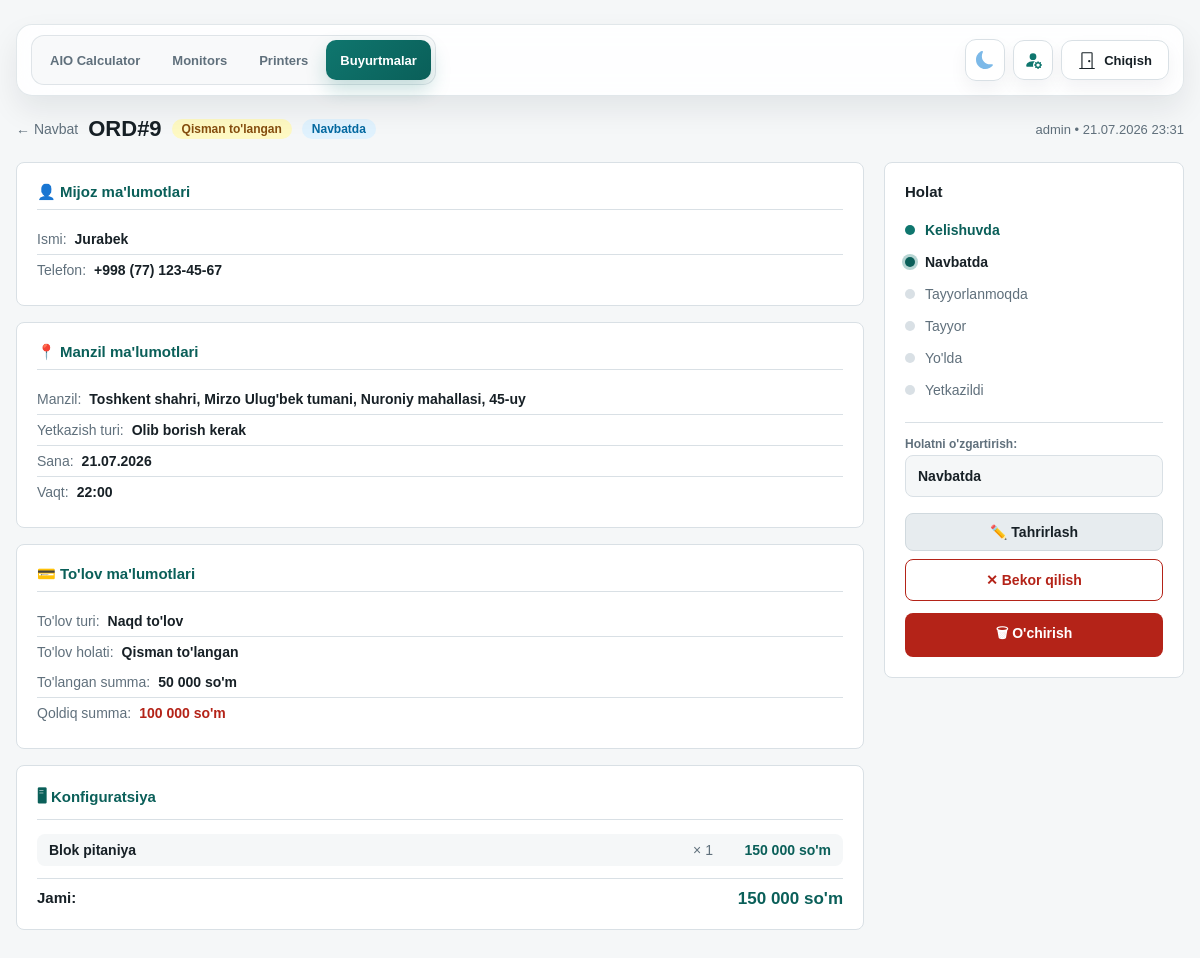
The app's page /orders/9/ (signed in), older data.
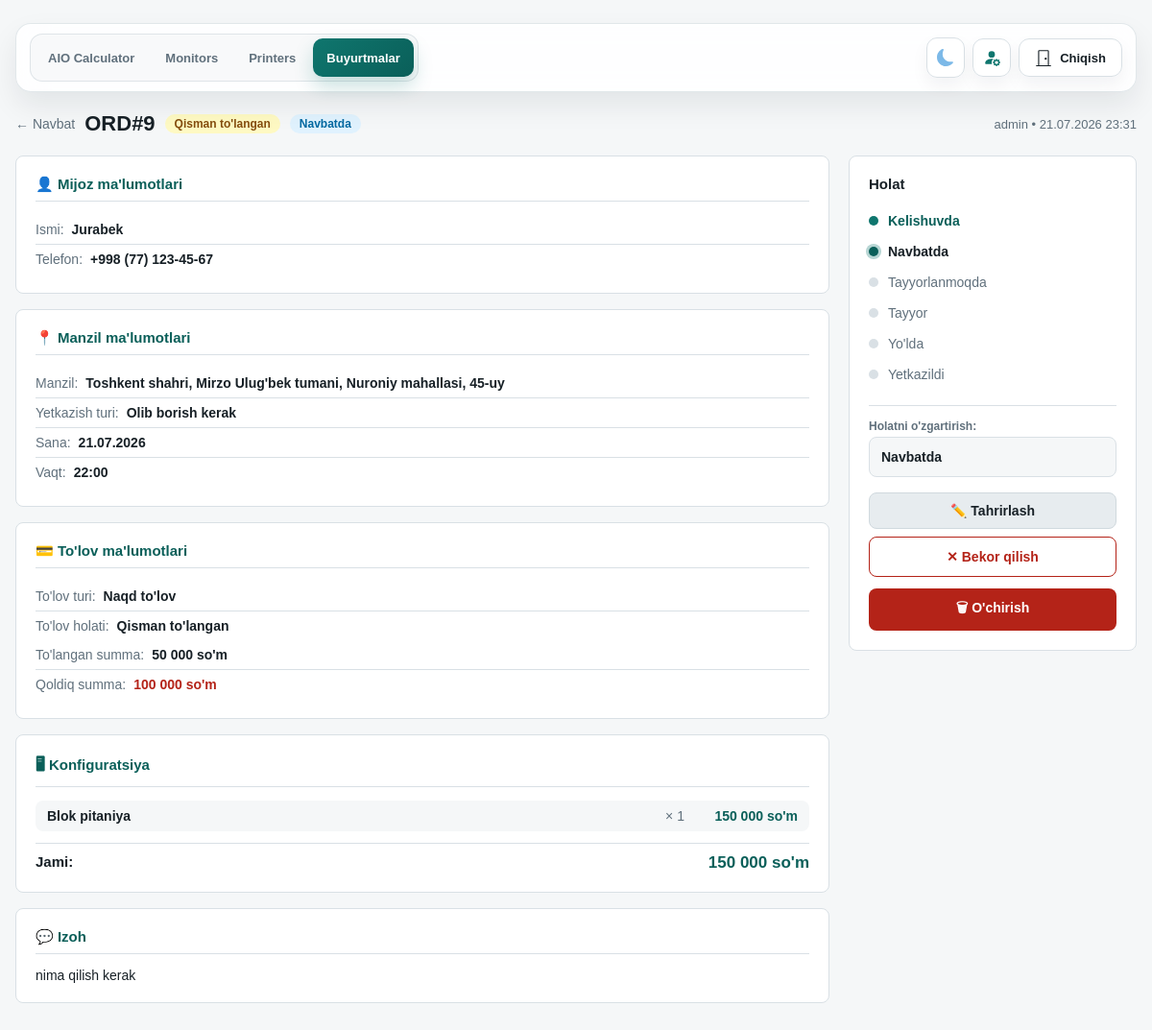
The same page, newer data.
### orders/models.py (models this page shows, shortened)
class Order(models.Model):
    class DeliveryType(models.TextChoices):
        DELIVERY = "DELIVERY", "Olib borish kerak"
        POST = "POST", "Pochta (BTS, UzPost, YandexGo...)"
        PICKUP = "PICKUP", "Olib ketadi"
    class PaymentType(models.TextChoices):
        CASH = "CASH", "Naqd to'lov"
        CARD = "CARD", "Kartadan to'lov"
        TRANSFER = "TRANSFER", "Bank orqali"
        CASH_CARD = "CASH_CARD", "Aralash to'lov"
    class PaymentStatus(models.TextChoices):
        UNPAID = "UNPAID", "To'lanmagan"
        ON_DELIVERY = "ON_DELIVERY", "Yetkazilganda to'lanadi"
        ON_PICKUP = "ON_PICKUP", "Olib ketishda to'lanadi"
        PARTIAL = "PARTIAL", "Qisman to'langan"
        PAID = "PAID", "To'langan"
    class ProductionStatus(models.TextChoices):
        AGREED = "AGREED", "Kelishuvda"
        QUEUED = "QUEUED", "Navbatda"
        IN_PROGRESS = "IN_PROGRESS", "Tayyorlanmoqda"
        READY = "READY", "Tayyor"
        SHIPPING = "SHIPPING", "Yo'lda"
        DELIVERED = "DELIVERED", "Yetkazildi"
        ON_HOLD = "ON_HOLD", "To'xtatildi"
        CANCELLED = "CANCELLED", "Bekor qilindi"
    DELIVERY_STATUS_FLOWS = {
        DeliveryType.DELIVERY: [
            ProductionStatus.AGREED,
            ProductionStatus.QUEUED,
            ProductionStatus.IN_PROGRESS,
            ProductionStatus.READY,
            ProductionStatus.SHIPPING,
            ProductionStatus.DELIVERED,
        ],
        DeliveryType.POST: [
            ProductionStatus.AGREED,
            ProductionStatus.QUEUED,
            ProductionStatus.IN_PROGRESS,
            ProductionStatus.READY,
            ProductionStatus.SHIPPING,
            ProductionStatus.DELIVERED,
        ],
        DeliveryType.PICKUP: [
            ProductionStatus.AGREED,
            ProductionStatus.QUEUED,
            ProductionStatus.IN_PROGRESS,
            ProductionStatus.READY,
            ProductionStatus.DELIVERED,
        ],
    }
    GLOBAL_PRODUCTION_STATUSES = [
        ProductionStatus.CANCELLED,
        ProductionStatus.ON_HOLD,
    ]
    DELIVERY_STATUS_LABELS = {
        DeliveryType.DELIVERY: {
            ProductionStatus.SHIPPING: "Yo'lda",
            ProductionStatus.DELIVERED: "Yetkazildi",
        },
        DeliveryType.POST: {
            ProductionStatus.SHIPPING: "Jo'natildi",
            ProductionStatus.DELIVERED: "Qabul qilib oldi",
        },
        DeliveryType.PICKUP: {
            ProductionStatus.DELIVERED: "Olib ketildi",
        },
    }
    order_number = models.CharField(
        max_length=24, unique=True, blank=True, null=True, verbose_name="Buyurtma raqami"
    )
    sold_by = models.ForeignKey(
        User, on_delete=models.PROTECT, related_name="orders", verbose_name="Sotuvchi"
    )
    customer_name = models.CharField(max_length=120, verbose_name="Mijoz ismi")
    customer_phone = models.CharField(max_length=30, verbose_name="Telefon raqami")
    region = models.CharField(max_length=80, verbose_name="Viloyat")
    district = models.CharField(max_length=80, verbose_name="Tuman")
    city = models.CharField(max_length=80, verbose_name="Shahar")
    landmark = models.CharField(max_length=200, blank=True, verbose_name="Mo'ljal")
    delivery_type = models.CharField(
        max_length=20, choices=DeliveryType.choices, verbose_name="Yetkazish turi"
    )
    payment_type = models.CharField(
        max_length=20, choices=PaymentType.choices, verbose_name="To'lov turi"
    )
    payment_status = models.CharField(
        max_length=20,
        choices=PaymentStatus.choices,
        default=PaymentStatus.UNPAID,
        verbose_name="To'lov holati",
    )
    production_status = models.CharField(
        max_length=20,
        choices=ProductionStatus.choices,
        default=ProductionStatus.AGREED,
        verbose_name="Ishlab chiqarish holati",
    )
    total_price_usd = models.DecimalField(
        max_digits=12, decimal_places=2, default=0, verbose_name="Jami (USD)"
    )
    total_price_uzs = models.DecimalField(
        max_digits=16, decimal_places=0, default=0, verbose_name="Jami (so'm)"
    )
    delivery_date = models.DateField(null=True, blank=True, verbose_name="Yetkazib berish sanasi")
    delivery_time = models.CharField(max_length=10, null=True, blank=True, verbose_name="Yetkazib berish vaqti")
    partial_amount = models.DecimalField(
        max_digits=16, decimal_places=0, default=0, verbose_name="Qisman to'langan summa"
    )
    notes = models.TextField(blank=True, verbose_name="Izoh")
    created_at = models.DateTimeField(auto_now_add=True)
    updated_at = models.DateTimeField(auto_now=True)
    delivered_at = models.DateTimeField(null=True, blank=True, verbose_name="Yetkazib berilgan vaqt")
    class Meta:
        ordering = ["-created_at"]
        verbose_name = "Buyurtma"
        verbose_name_plural = "Buyurtmalar"
    @classmethod
    def production_status_flow(cls, delivery_type):
        return cls.DELIVERY_STATUS_FLOWS.get(
            delivery_type,
            cls.DELIVERY_STATUS_FLOWS[cls.DeliveryType.DELIVERY],
        )
    @classmethod
    def production_status_label(cls, status, delivery_type=None):
        if delivery_type:
            custom = cls.DELIVERY_STATUS_LABELS.get(delivery_type, {})
            if status in custom:
                return custom[status]
        return dict(cls.ProductionStatus.choices).get(status, status)
    @classmethod
    def production_status_choices_for_delivery(cls, delivery_type):
        statuses = list(cls.production_status_flow(delivery_type))
        for status in cls.GLOBAL_PRODUCTION_STATUSES:
            if status not in statuses:
                statuses.append(status)
        return [(status, cls.production_status_label(status, delivery_type)) for status in statuses]

class OrderItem(models.Model):
    order = models.ForeignKey(Order, on_delete=models.CASCADE, related_name="items")
    build_quote = models.ForeignKey(
        "calculator.BuildQuote",
        on_delete=models.SET_NULL,
        null=True,
        blank=True,
        related_name="order_items",
        verbose_name="Kalkulyator konfiguratsiyasi",
    )
    config_label = models.CharField(max_length=255, verbose_name="Konfiguratsiya")
    quantity = models.PositiveIntegerField(default=1, verbose_name="Soni")
    unit_price_usd = models.DecimalField(
        max_digits=12, decimal_places=2, default=0, verbose_name="Dona narxi (USD)"
    )
    unit_price_uzs = models.DecimalField(
        max_digits=16, decimal_places=2, default=0, verbose_name="Dona narxi (so'm)"
    )
    class Meta:
        verbose_name = "Buyurtma elementi"
        verbose_name_plural = "Buyurtma elementlari"

### orders/views.py (the view, shortened to what this page needs)
# urls.py: path("<int:pk>/", views.order_detail, name="detail"),
@login_required
def order_detail(request, pk):
    from calculator.models import CalculatorSettings
    try:
        settings = CalculatorSettings.objects.first()
        usd_rate = int(settings.usd_rate) if settings and settings.usd_rate else 12850
    except:
        usd_rate = 12850
    order = get_object_or_404(
        _orders_for_user(request.user).prefetch_related("items").select_related("sold_by"),
        pk=pk,
    )
    if request.method == "GET" and request.GET.get("edit") == "1":
        return render(request, "orders/order_form.html", _form_context(order, {}))
    return render(request, "orders/order_detail.html", {
        "active_nav": "orders",
        "order": order,
        "usd_rate": usd_rate,
        "status_flow": Order.production_status_flow(order.delivery_type),
        "current_status_index": (
            Order.production_status_flow(order.delivery_type).index(order.production_status)
            if order.production_status in Order.production_status_flow(order.delivery_type)
            else -1
        ),
        "delivery_choices": Order.DeliveryType.choices,
        "payment_type_choices": Order.PaymentType.choices,
        "payment_status_choices": Order.PaymentStatus.choices,
        "production_status_choices": Order.production_status_choices_for_delivery(order.delivery_type),
    })

### orders/templates/orders/order_detail.html (shortened to what this page needs)
{% extends "base.html" %}
{% load order_tags %}
{% block content %}
<div style="margin-top:20px;">
  <div style="display:flex;align-items:center;flex-wrap:wrap;gap:10px;margin-bottom:16px;">
    <a href="{% url 'orders:list' %}" style="color:var(--muted);text-decoration:none;font-size:14px;">← Navbat</a>
    <h2 style="margin:0;font-size:22px;">{{ order.order_number }}</h2>
    <span class="badge {{ order.payment_status|payment_badge }}">{{ order.get_payment_status_display }}</span>
    <span class="badge {{ order.production_status|status_badge }}">{{ order.production_status|status_label:order.delivery_type }}</span>
    <span style="font-size:13px;color:var(--muted);margin-left:auto;">
      {{ order.sold_by.get_full_name|default:order.sold_by.username }} •
      {{ order.created_at|date:"d.m.Y H:i" }}
    </span>
  </div>
  <div class="detail-layout">
    <div>
      <div class="panel detail-section">
        <h3>👤 Mijoz ma'lumotlari</h3>
        <div class="detail-row-group">
          <div class="detail-row"><span>Ismi:</span><strong>{{ order.customer_name }}</strong></div>
          <div class="detail-row"><span>Telefon:</span><strong>{{ order.customer_phone|format_phone }}</strong></div>
        </div>
      </div>
      <div class="panel detail-section">
        <h3>📍 Manzil ma'lumotlari</h3>
        <div class="detail-row">
          <span>Manzil:</span>
          <strong>
            {{ order.region }}, {{ order.district }}, {{ order.city }}
          </strong>
        </div>
        <div class="detail-row-group">
          <div class="detail-row"><span>Yetkazish turi:</span><strong>{{ order.get_delivery_type_display }}</strong></div>
          {% if order.delivery_date %}
            <div class="detail-row"><span>Sana:</span><strong>{{ order.delivery_date|date:"d.m.Y" }}</strong></div>
          {% endif %}
          {% if order.delivery_time %}
            <div class="detail-row"><span>Vaqt:</span><strong>{{ order.delivery_time }}</strong></div>
          {% endif %}
        </div>
      </div>
      <div class="panel detail-section">
        <h3>💳 To'lov ma'lumotlari</h3>
        <div class="detail-row-group">
          <div class="detail-row"><span>To'lov turi:</span><strong>{{ order.get_payment_type_display }}</strong></div>
          <div class="detail-row"><span>To'lov holati:</span><strong>{{ order.get_payment_status_display }}</strong></div>
        </div>
        {% if order.payment_status == 'PARTIAL' %}
          <div class="detail-row-group">
            <div class="detail-row"><span>To'langan summa:</span><strong>{{ order.partial_amount|format_uzs }} so'm</strong></div>
            <div class="detail-row"><span>Qoldiq summa:</span><strong style="color:var(--danger);">{{ order.total_price_uzs|remaining:order.partial_amount|format_uzs }} so'm</strong></div>
          </div>
        {% endif %}
      </div>
      <div class="panel detail-section">
        <h3>🖥 Konfiguratsiya</h3>
        {% for item in order.items.all %}
          <div class="config-item">
            <span class="label">{{ item.config_label }}</span>
            <span class="qty">× {{ item.quantity }}</span>
            <span class="price">
              {% if item.unit_price_uzs %}
                {{ item.unit_price_uzs|format_uzs }}
              {% else %}
                {% widthratio item.unit_price_usd 1 usd_rate as price_uzs %}
                {{ price_uzs|format_uzs }}
              {% endif %}
              so'm
            </span>
          </div>
        {% endfor %}
        <div style="display:flex;justify-content:space-between;margin-top:12px;padding-top:10px;border-top:1px solid var(--line);">
          <strong style="font-size:15px;">Jami:</strong>
          <div style="text-align:right;">
            <div style="font-weight:800;font-size:17px;color:var(--accent-dark)">{{ order.total_price_uzs|format_uzs }} so'm</div>
          </div>
        </div>
      </div>
      {% if order.notes %}
        <div class="panel detail-section">
          <h3>💬 Izoh</h3>
          <p style="margin:0;font-size:14px;color:var(--text);">{{ order.notes }}</p>
        </div>
      {% endif %}
    </div>
    <aside>
      <div class="panel status-sidebar">
        <h3>Holat</h3>
        {% for s in status_flow %}
          <div class="status-step
            {% if order.production_status == s %}current
            {% elif current_status_index != -1 and forloop.counter0 < current_status_index %}done
            {% endif %}">
            <div class="status-dot
              {% if order.production_status == s %}current
              {% elif current_status_index != -1 and forloop.counter0 < current_status_index %}done
              {% endif %}">
            </div>
            {{ s|status_label:order.delivery_type }}
          </div>
        {% endfor %}
        <div style="margin-top: 16px; margin-bottom: 12px; border-top: 1px solid var(--line); padding-top: 14px;">
          <label style="font-size:12px; color:var(--muted); font-weight:700; margin-bottom:4px; display:block;">Holatni o'zgartirish:</label>
          <select id="status-select-dropdown" onchange="onStatusDropdownChange(this.value)" style="width:100%; padding:10px 12px; border-radius:8px; background:var(--bg); border:1px solid var(--line); color:var(--text); font-weight:700; font-size:14px; cursor:pointer;">
            {% for s_val, s_label in production_status_choices %}
              <option value="{{ s_val }}" {% if order.production_status == s_val %}selected{% endif %}>{{ s_label }}</option>
            {% endfor %}
          </select>
        </div>
        <div class="action-btns">
          <a href="{% url 'orders:detail' order.pk %}?edit=1" class="action-btn secondary">
            ✏️ Tahrirlash
          </a>
          {% if order.production_status != 'CANCELLED' %}
            <button class="action-btn danger" onclick="cancelOrderDirectly()">
              ✕ Bekor qilish
            </button>
          {% endif %}
          {% if request.user.is_superuser %}
            <form id="delete-order-form" action="{% url 'orders:delete' order.pk %}" method="post" style="width: 100%; margin-top: 4px;">
              <button type="button" onclick="openDeleteModal()" class="action-btn" style="background: var(--danger); color: white; width: 100%; border: none; font-weight: 700; display: flex; align-items: center; justify-content: center; gap: 6px;">
                🗑 O'chirish
              </button>
            </form>
          {% endif %}
        </div>
      </div>
    </aside>
  </div>
</div>
{% endblock %}

### templates/base.html (shortened to what this page needs)
<!doctype html>
<html lang="uz" data-theme="light">
  <head>
  </head>
  <body>
    <main class="shell">
      <div class="topbar">
        <div class="topbar-main">
        <div class="topbar-left">
          <div class="nav-panel" id="nav-panel" data-open="false">
            <nav>
              <ul class="nav-menu">
                <li><a href="{% url 'calculator:home' %}" class="{% if active_nav == 'aio' %}active{% endif %}">AIO Calculator</a></li>
                <li><a href="{% url 'monitors:list' %}" class="{% if active_nav == 'monitors' %}active{% endif %}">Monitors</a></li>
                <li><a href="{% url 'printers:list' %}" class="{% if active_nav == 'printers' %}active{% endif %}">Printers</a></li>
                <li><a href="{% url 'orders:list' %}" class="{% if active_nav == 'orders' %}active{% endif %}">Buyurtmalar</a></li>
              </ul>
            </nav>
          </div>
        </div>
        <div class="top-actions">
          <button type="button" class="theme-toggle" id="theme-toggle" title="Mavzuni o'zgartirish" aria-label="Mavzuni o'zgartirish">
          </button>
          <a class="admin-link" href="{% url 'calculator:profile' %}" title="Mening profilim">
          </a>
          <form id="logout-form" method="post" action="{% url 'logout' %}" style="margin:0">
            <button type="submit" class="logout-link" onclick="return confirm('Haqiqatan ham chiqmoqchimisiz?')">
              <svg xmlns="http://www.w3.org/2000/svg" width="16" height="16" fill="currentColor" viewBox="0 0 16 16">
                <path d="M3 2a1 1 0 0 1 1-1h8a1 1 0 0 1 1 1v13h1.5a.5.5 0 0 1 0 1h-13a.5.5 0 0 1 0-1H3zm1 13h8V2H4z"/>
                <path d="M9 9a1 1 0 1 0 2 0 1 1 0 0 0-2 0"/>
              </svg>
              Chiqish
            </button>
          </form>
        </div>
        </div>
      </div>
      {% block content %}{% endblock %}
    </main>
  </body>
</html>

Row changes from the older to the newer data that the page shows:
changed Order "ORD#9": notes (not shown) → "nima qilish kerak"
Text that changed along with them:
text now shown: "💬 Izoh"
